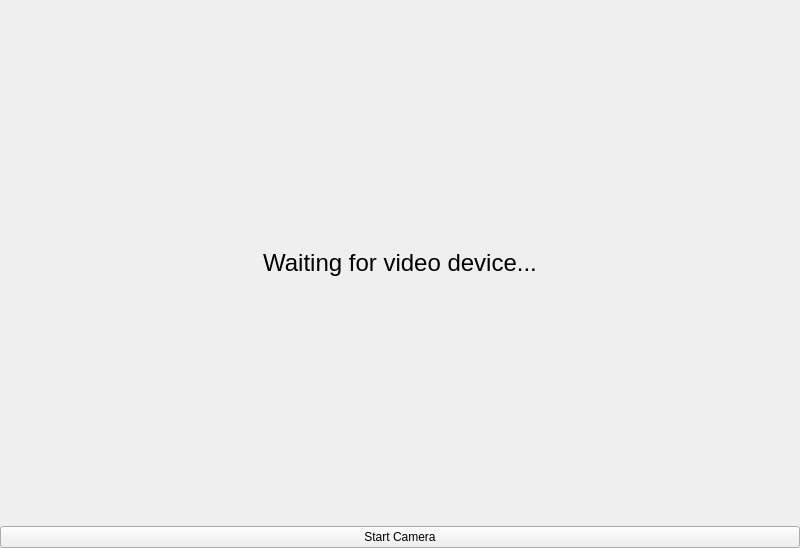
<?xml version="1.0" encoding="UTF-8"?>
<ui version="4.0">
 <class>MainWindow</class>
 <widget class="QMainWindow" name="MainWindow">
  <property name="geometry">
   <rect>
    <x>0</x>
    <y>0</y>
    <width>800</width>
    <height>548</height>
   </rect>
  </property>
  <property name="windowTitle">
   <string>MainWindow</string>
  </property>
  <widget class="QWidget" name="centralwidget">
   <property name="enabled">
    <bool>true</bool>
   </property>
   <layout class="QVBoxLayout" name="verticalLayout">
    <property name="spacing">
     <number>0</number>
    </property>
    <property name="leftMargin">
     <number>0</number>
    </property>
    <property name="topMargin">
     <number>0</number>
    </property>
    <property name="rightMargin">
     <number>0</number>
    </property>
    <property name="bottomMargin">
     <number>0</number>
    </property>
    <item>
     <widget class="QLabel" name="lblVideo">
      <property name="font">
       <font>
        <pointsize>18</pointsize>
        <italic>false</italic>
        <bold>false</bold>
       </font>
      </property>
      <property name="text">
       <string>Waiting for video device...</string>
      </property>
      <property name="alignment">
       <set>Qt::AlignCenter</set>
      </property>
     </widget>
    </item>
    <item>
     <widget class="QPushButton" name="captureButton">
      <property name="text">
       <string>Start Camera</string>
      </property>
     </widget>
    </item>
   </layout>
  </widget>
 </widget>
 <resources/>
 <connections/>
</ui>
